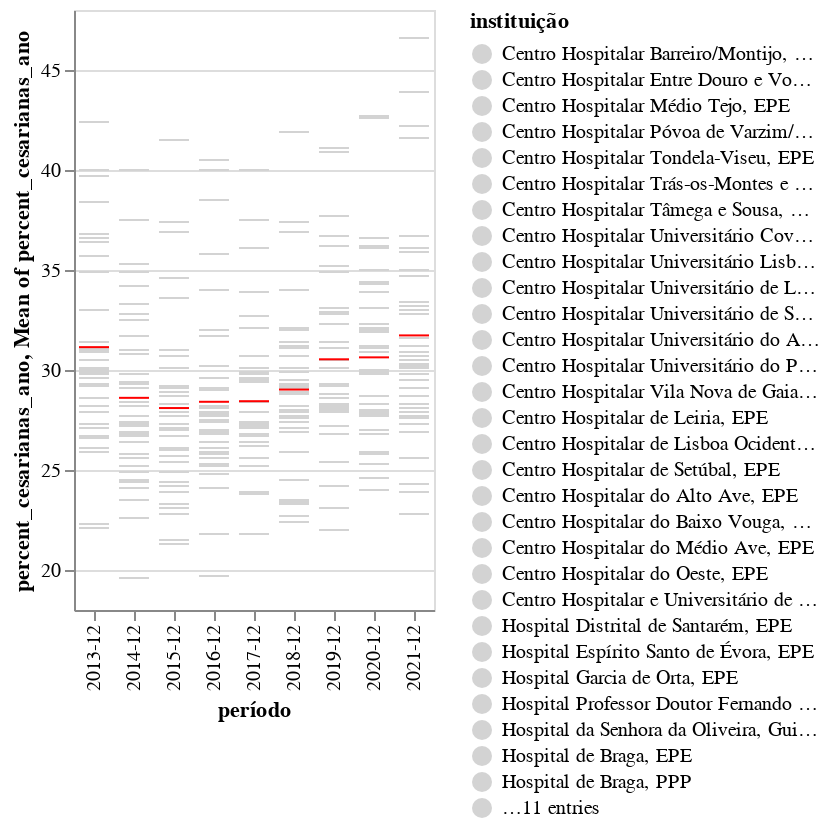

Here is the notebook cell this chart was saved with:
### Code cell
selection = alt.selection_multi(fields=['Instituição'], bind='legend')

all_ = alt.Chart(final_hospitals).mark_tick(color="gray").encode(
    x=alt.X('período:O'),
    y=alt.Y('percent_cesarianas_ano:Q', scale=alt.Scale(zero=False)),
    color = alt.Color('instituição:N', scale={"range": ["lightgray"]}),
    opacity=alt.condition(selection, alt.value(1), alt.value(0.1))
).add_selection(
    selection
)

mean =alt.Chart(final_hospitals).mark_tick(color="red").encode(
    x='período:O',
    y='mean(percent_cesarianas_ano):Q',
    tooltip="mean(percent_cesarianas_ano):Q"

)
all_ + mean

### Figure 1 — Vega-Lite specification as saved in the notebook (floating-point values rounded to 4 significant figures; data arrays with more than 128 entries replaced by an {"elided": "..."} marker saying what was removed)
{"config": {"view": {"continuousWidth": 400, "continuousHeight": 300}}, "layer": [{"mark": {"type": "tick", "color": "gray"}, "encoding": {"color": {"field": "instituição", "scale": {"range": ["lightgray"]}, "type": "nominal"}, "opacity": {"condition": {"value": 1, "selection": "selector023"}, "value": 0.1}, "x": {"field": "período", "type": "ordinal"}, "y": {"field": "percent_cesarianas_ano", "scale": {"zero": false}, "type": "quantitative"}}, "selection": {"selector023": {"type": "multi", "fields": ["Instituição"], "bind": "legend"}}}, {"mark": {"type": "tick", "color": "red"}, "encoding": {"tooltip": {"aggregate": "mean", "field": "percent_cesarianas_ano", "type": "quantitative"}, "x": {"field": "período", "type": "ordinal"}, "y": {"aggregate": "mean", "field": "percent_cesarianas_ano", "type": "quantitative"}}}], "data": {"name": "data-b30244727ea4e91d77b14efabbc2aa56"}, "$schema": "https://vega.github.io/schema/vega-lite/v4.17.0.json", "datasets": {"data-b30244727ea4e91d77b14efabbc2aa56": {"elided": "4134 records"}}}
